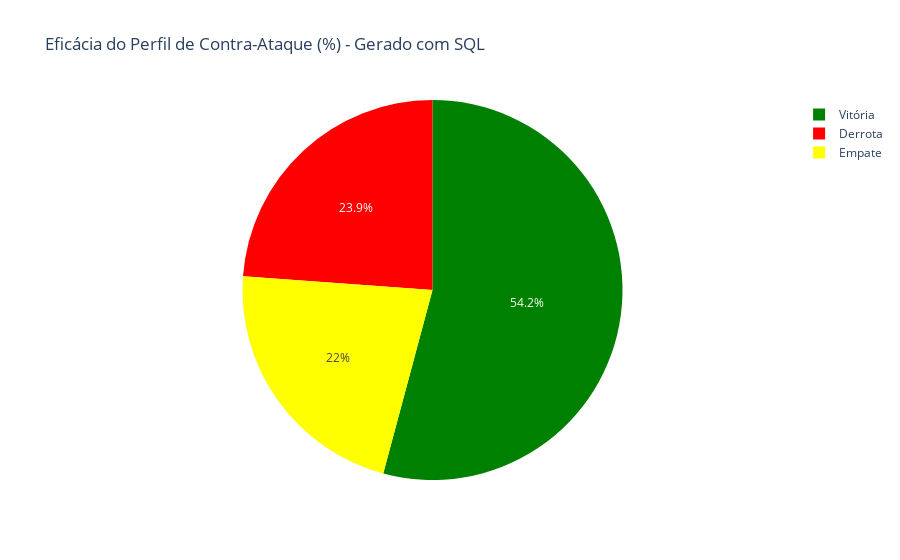

Notebook code cell kept with this figure:
### Code cell
import duckdb

query_contra_ataque = """
-- Usamos uma Common Table Expression (CTE) para clareza
WITH JOGOS_CONTRA_ATAQUE AS (
    SELECT
        -- Determinamos o resultado do ponto de vista do time que contra-atacou
        CASE
            -- Caso 1: O MANDANTE contra-atacou (menos posse, mais chutes)
            WHEN 
                mandante_posse_de_bola < visitante_posse_de_bola AND 
                mandante_chutes > visitante_chutes
            THEN resultado -- O resultado da partida já é o do mandante

            -- Caso 2: O VISITANTE contra-atacou (menos posse, mais chutes)
            WHEN 
                visitante_posse_de_bola < mandante_posse_de_bola AND 
                visitante_chutes > mandante_chutes
            -- Precisamos inverter o resultado da partida (que é a visão do mandante)
            THEN CASE 
                WHEN resultado = 'Vitória' THEN 'Derrota'
                WHEN resultado = 'Derrota' THEN 'Vitória'
                ELSE 'Empate'
            END
        END AS resultado_final_contra_ataque
    FROM 
        df_analise -- Aqui referenciamos o DataFrame diretamente!
    WHERE
        -- Filtramos apenas as partidas que se encaixam no perfil de contra-ataque
        (mandante_posse_de_bola < visitante_posse_de_bola AND mandante_chutes > visitante_chutes) OR
        (visitante_posse_de_bola < mandante_posse_de_bola AND visitante_chutes > mandante_chutes)
)
-- Agora, agregamos os resultados da CTE
SELECT
    resultado_final_contra_ataque AS resultado,
    COUNT(*) * 100.0 / (SELECT COUNT(*) FROM JOGOS_CONTRA_ATAQUE) AS percentual
FROM
    JOGOS_CONTRA_ATAQUE
GROUP BY
    resultado_final_contra_ataque
ORDER BY
    percentual DESC;
"""

# Executa a consulta e converte o resultado de volta para um DataFrame do pandas
resumo_contra_ataque_sql_df = duckdb.query(query_contra_ataque).to_df()

print("--- Análise (via SQL): Eficácia do Perfil de Contra-Ataque ---\n")
print("Resultado para o time que teve MENOS posse de bola e MAIS chutes:")
display(resumo_contra_ataque_sql_df.round(2))

# Gráfico de pizza dos resultados de quem teve menos posse e mais chutes
fig = px.pie(
    resumo_contra_ataque_sql_df,
    names='resultado',
    values='percentual',
    title='Eficácia do Perfil de Contra-Ataque (%) - Gerado com SQL',
    color='resultado',               # usa o próprio rótulo
    color_discrete_map=COLOR_RESULTADO
)

fig.show()

### Figure 1 — Plotly figure (JSON) as saved in the notebook; plotly's stock layout.template omitted (floating-point values rounded to 4 significant figures)
{"data": [{"customdata": [["Vitória"], ["Derrota"], ["Empate"]], "domain": {"x": [0, 1], "y": [0, 1]}, "hovertemplate": "resultado=%{customdata[0]}<br>percentual=%{value}<extra></extra>", "labels": ["Vitória", "Derrota", "Empate"], "legendgroup": "", "marker": {"colors": ["green", "red", "yellow"]}, "name": "", "showlegend": true, "type": "pie", "values": [54.17, 23.85, 21.98]}], "layout": {"legend": {"tracegroupgap": 0}, "title": {"text": "Eficácia do Perfil de Contra-Ataque (%) - Gerado com SQL"}}}
